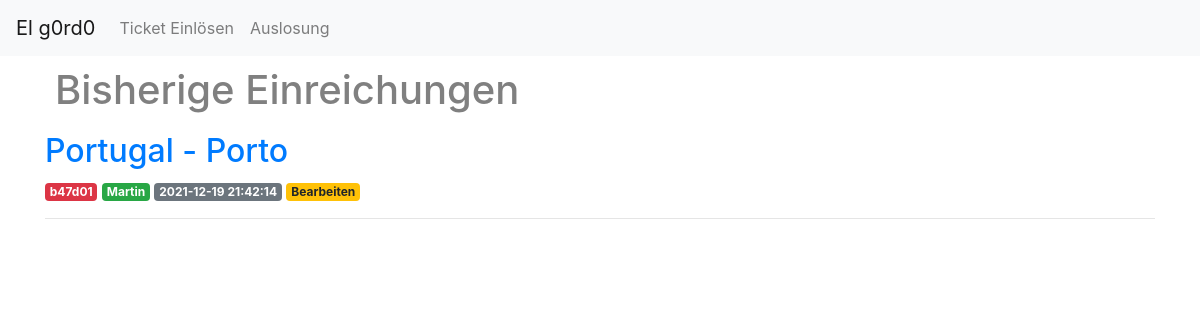
Page /posts on the earlier database version.
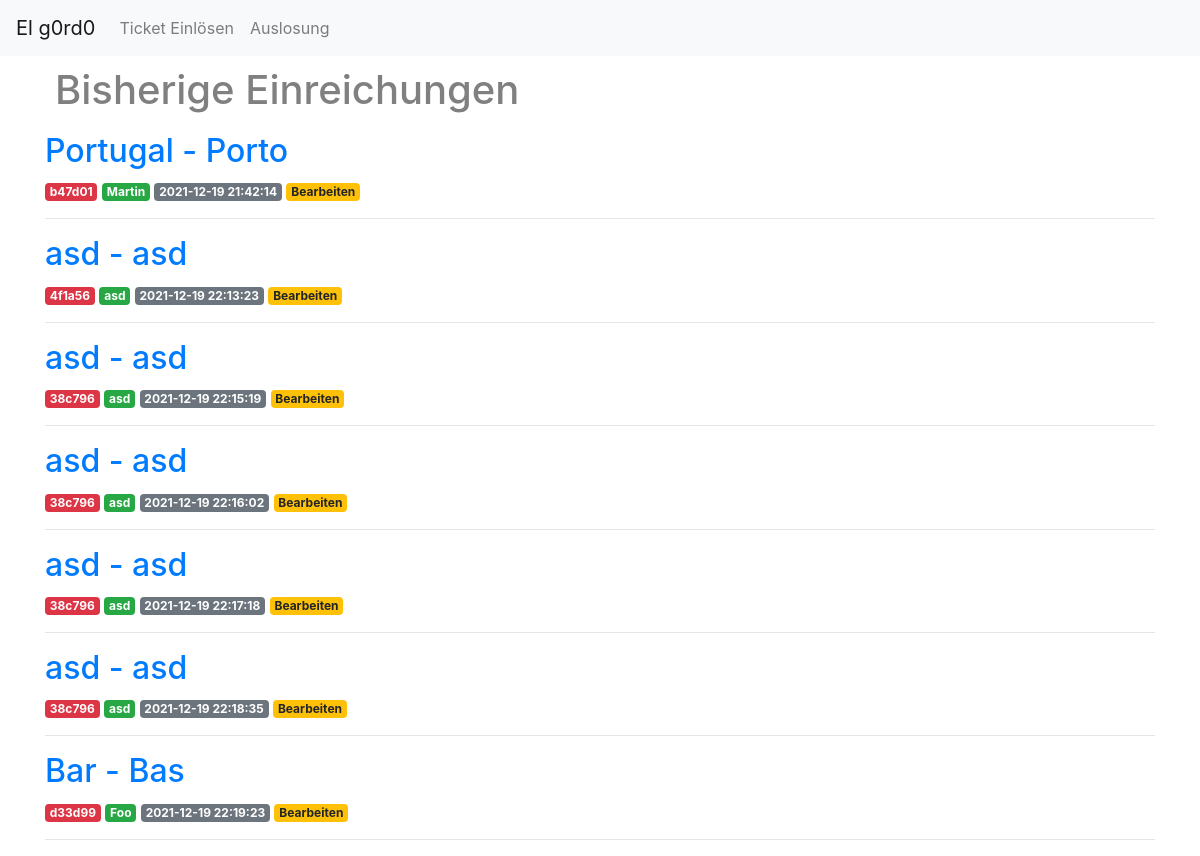
Same page on the later database version.
### tables this page shows
CREATE TABLE posts (
    id INTEGER PRIMARY KEY AUTOINCREMENT,
    created TIMESTAMP NOT NULL DEFAULT CURRENT_TIMESTAMP,
    code TEXT NOT NULL,
    name TEXT NOT NULL,
    country TEXT NOT NULL,
    city TEXT NOT NULL,
    content TEXT NOT NULL,
    start TEXT NOT NULL,
    until TEXT NOT NULL
);

### app.py (the view)
@app.route('/posts')
def posts():
	conn = get_db_connection()
	posts = conn.execute('SELECT * FROM posts').fetchall()
	conn.close()
	return render_template('posts.html', posts=posts)

### app.py (called while the page is built)
def get_db_connection():
	if os.path.isfile('/home/elg0rd0/flask_lottery/database.db'):
		conn = sqlite3.connect('/home/elg0rd0/flask_lottery/database.db')
		print ("running on pyanywhere", file=sys.stderr)
	else:
		conn = sqlite3.connect('database.db')
		print ("running locally", file=sys.stderr)
	conn.row_factory = sqlite3.Row
	return conn

### templates/posts.html
{% extends 'base.html' %}
{% block content %}
    <h1>{% block title %} Bisherige Einreichungen {% endblock %}</h1>
    {% for post in posts %}
        <a href="{{ url_for('post', post_code=post['code']) }}">
            <h2>{{ post['country'] }} - {{ post['city'] }}</h2>
        </a>
        <span class="badge badge-danger">{{ post['code'] }}</span>
        <span class="badge badge-success">{{ post['name'] }}</span>
        <span class="badge badge-secondary">{{ post['created'] }}</span>
        <a href="{{ url_for('edit', code=post['code']) }}">
            <span class="badge badge-warning">Bearbeiten</span>
        </a>
        <hr>
    {% endfor %}
{% endblock %}

### templates/base.html (shortened to what this page needs)
<!doctype html>
<html lang="en">
  <head>
    <link rel="stylesheet" href="https://stackpath.bootstrapcdn.com/bootstrap/4.3.1/css/bootstrap.min.css">
    <link rel="stylesheet" href="static/css/style.css">
  </head>
  <body>
    <nav class="navbar navbar-expand-md navbar-light bg-light">
        <a class="navbar-brand" href="{{ url_for('index')}}">El g0rd0</a>
        <div class="collapse navbar-collapse" id="navbarNav">
            <ul class="navbar-nav">
            <li class="nav-item">
                <a class="nav-link" href="{{url_for('create')}}">Ticket Einlösen</a>
            </li>
            <li class="nav-item">
                <a class="nav-link" href="{{url_for('lottery')}}">Auslosung</a>
            </li>
            </ul>
        </div>
    </nav>
    <div class="container">
        {% block content %} {% endblock %}
    </div>
  </body>
</html>

### static/css/style.css (style rules this page uses)
h1 { border: none; color: grey; text-align: left; padding: 10px; }

Differences in the rows shown:
added posts: country "asd", city "asd", code "4f1a56", name "asd", created "2021-12-19 22:13:23"
added posts: country "asd", city "asd", code "38c796", name "asd", created "2021-12-19 22:15:19"
added posts: country "asd", city "asd", code "38c796", name "asd", created "2021-12-19 22:16:02"
added posts: country "asd", city "asd", code "38c796", name "asd", created "2021-12-19 22:17:18"
added posts: country "asd", city "asd", code "38c796", name "asd", created "2021-12-19 22:18:35"
added posts: country "Bar", city "Bas", code "d33d99", name "Foo", created "2021-12-19 22:19:23"
